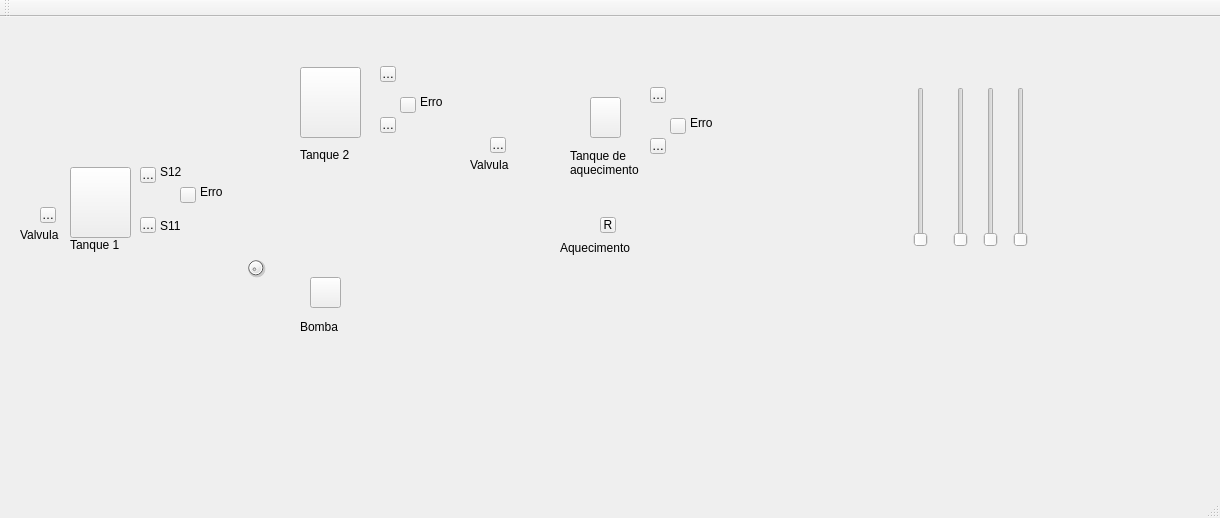
<?xml version="1.0" encoding="UTF-8"?>
<ui version="4.0">
 <class>MainWindow</class>
 <widget class="QMainWindow" name="MainWindow">
  <property name="geometry">
   <rect>
    <x>0</x>
    <y>0</y>
    <width>1220</width>
    <height>518</height>
   </rect>
  </property>
  <property name="windowTitle">
   <string>MainWindow</string>
  </property>
  <widget class="QWidget" name="centralWidget">
   <widget class="Led" name="led_v1">
    <property name="geometry">
     <rect>
      <x>40</x>
      <y>190</y>
      <width>16</width>
      <height>16</height>
     </rect>
    </property>
    <property name="text">
     <string>V1</string>
    </property>
   </widget>
   <widget class="QLabel" name="label">
    <property name="geometry">
     <rect>
      <x>20</x>
      <y>210</y>
      <width>41</width>
      <height>16</height>
     </rect>
    </property>
    <property name="text">
     <string>Valvula 1</string>
    </property>
   </widget>
   <widget class="cedaTank" name="tank_1">
    <property name="geometry">
     <rect>
      <x>70</x>
      <y>150</y>
      <width>61</width>
      <height>71</height>
     </rect>
    </property>
    <property name="text">
     <string/>
    </property>
   </widget>
   <widget class="QLabel" name="label_2">
    <property name="geometry">
     <rect>
      <x>70</x>
      <y>220</y>
      <width>61</width>
      <height>16</height>
     </rect>
    </property>
    <property name="text">
     <string>Tanque 1</string>
    </property>
   </widget>
   <widget class="Led" name="led_s12">
    <property name="geometry">
     <rect>
      <x>140</x>
      <y>150</y>
      <width>16</width>
      <height>16</height>
     </rect>
    </property>
    <property name="text">
     <string>S12</string>
    </property>
   </widget>
   <widget class="Led" name="led_s11">
    <property name="geometry">
     <rect>
      <x>140</x>
      <y>200</y>
      <width>16</width>
      <height>16</height>
     </rect>
    </property>
    <property name="text">
     <string>S11</string>
    </property>
   </widget>
   <widget class="QLabel" name="label_3">
    <property name="geometry">
     <rect>
      <x>160</x>
      <y>204</y>
      <width>35</width>
      <height>10</height>
     </rect>
    </property>
    <property name="text">
     <string>S11</string>
    </property>
   </widget>
   <widget class="QLabel" name="label_4">
    <property name="geometry">
     <rect>
      <x>160</x>
      <y>150</y>
      <width>35</width>
      <height>10</height>
     </rect>
    </property>
    <property name="text">
     <string>S12</string>
    </property>
   </widget>
   <widget class="cedaTank" name="tank_2">
    <property name="geometry">
     <rect>
      <x>300</x>
      <y>50</y>
      <width>61</width>
      <height>71</height>
     </rect>
    </property>
    <property name="text">
     <string/>
    </property>
   </widget>
   <widget class="Led" name="led_s22">
    <property name="geometry">
     <rect>
      <x>380</x>
      <y>49</y>
      <width>16</width>
      <height>16</height>
     </rect>
    </property>
    <property name="text">
     <string>S22</string>
    </property>
   </widget>
   <widget class="Led" name="led_s21">
    <property name="geometry">
     <rect>
      <x>380</x>
      <y>100</y>
      <width>16</width>
      <height>16</height>
     </rect>
    </property>
    <property name="text">
     <string>S21</string>
    </property>
   </widget>
   <widget class="QDial" name="bomba_principal">
    <property name="enabled">
     <bool>true</bool>
    </property>
    <property name="geometry">
     <rect>
      <x>240</x>
      <y>240</y>
      <width>31</width>
      <height>21</height>
     </rect>
    </property>
   </widget>
   <widget class="QLabel" name="label_5">
    <property name="geometry">
     <rect>
      <x>300</x>
      <y>130</y>
      <width>61</width>
      <height>16</height>
     </rect>
    </property>
    <property name="text">
     <string>Tanque 2</string>
    </property>
   </widget>
   <widget class="Led" name="led_s1_e">
    <property name="geometry">
     <rect>
      <x>180</x>
      <y>170</y>
      <width>16</width>
      <height>16</height>
     </rect>
    </property>
    <property name="text">
     <string/>
    </property>
   </widget>
   <widget class="QLabel" name="label_8">
    <property name="geometry">
     <rect>
      <x>200</x>
      <y>170</y>
      <width>35</width>
      <height>10</height>
     </rect>
    </property>
    <property name="text">
     <string>Erro</string>
    </property>
   </widget>
   <widget class="Led" name="led_s2_e">
    <property name="geometry">
     <rect>
      <x>400</x>
      <y>80</y>
      <width>16</width>
      <height>16</height>
     </rect>
    </property>
    <property name="text">
     <string/>
    </property>
   </widget>
   <widget class="QLabel" name="label_10">
    <property name="geometry">
     <rect>
      <x>420</x>
      <y>80</y>
      <width>35</width>
      <height>10</height>
     </rect>
    </property>
    <property name="text">
     <string>Erro</string>
    </property>
   </widget>
   <widget class="QLabel" name="label_7">
    <property name="geometry">
     <rect>
      <x>300</x>
      <y>300</y>
      <width>41</width>
      <height>20</height>
     </rect>
    </property>
    <property name="text">
     <string>Bomba</string>
    </property>
   </widget>
   <widget class="Led" name="led_bomba">
    <property name="geometry">
     <rect>
      <x>310</x>
      <y>260</y>
      <width>31</width>
      <height>31</height>
     </rect>
    </property>
    <property name="text">
     <string/>
    </property>
   </widget>
   <widget class="cedaTank" name="tank_3">
    <property name="geometry">
     <rect>
      <x>590</x>
      <y>80</y>
      <width>31</width>
      <height>41</height>
     </rect>
    </property>
    <property name="text">
     <string/>
    </property>
   </widget>
   <widget class="QLabel" name="label_6">
    <property name="geometry">
     <rect>
      <x>570</x>
      <y>130</y>
      <width>81</width>
      <height>31</height>
     </rect>
    </property>
    <property name="text">
     <string>Tanque de aquecimento</string>
    </property>
    <property name="scaledContents">
     <bool>false</bool>
    </property>
    <property name="wordWrap">
     <bool>true</bool>
    </property>
   </widget>
   <widget class="QLabel" name="label_9">
    <property name="geometry">
     <rect>
      <x>470</x>
      <y>140</y>
      <width>41</width>
      <height>16</height>
     </rect>
    </property>
    <property name="text">
     <string>Valvula 1</string>
    </property>
   </widget>
   <widget class="Led" name="led_v2">
    <property name="geometry">
     <rect>
      <x>490</x>
      <y>120</y>
      <width>16</width>
      <height>16</height>
     </rect>
    </property>
    <property name="text">
     <string>V2</string>
    </property>
   </widget>
   <widget class="Led" name="led_s3_e">
    <property name="geometry">
     <rect>
      <x>670</x>
      <y>101</y>
      <width>16</width>
      <height>16</height>
     </rect>
    </property>
    <property name="text">
     <string/>
    </property>
   </widget>
   <widget class="Led" name="led_s31">
    <property name="geometry">
     <rect>
      <x>650</x>
      <y>121</y>
      <width>16</width>
      <height>16</height>
     </rect>
    </property>
    <property name="text">
     <string>s31</string>
    </property>
   </widget>
   <widget class="QLabel" name="label_11">
    <property name="geometry">
     <rect>
      <x>690</x>
      <y>101</y>
      <width>35</width>
      <height>10</height>
     </rect>
    </property>
    <property name="text">
     <string>Erro</string>
    </property>
   </widget>
   <widget class="Led" name="led_s32">
    <property name="geometry">
     <rect>
      <x>650</x>
      <y>70</y>
      <width>16</width>
      <height>16</height>
     </rect>
    </property>
    <property name="text">
     <string>S32</string>
    </property>
   </widget>
   <widget class="Led" name="led_r">
    <property name="geometry">
     <rect>
      <x>600</x>
      <y>200</y>
      <width>16</width>
      <height>16</height>
     </rect>
    </property>
    <property name="text">
     <string>R</string>
    </property>
   </widget>
   <widget class="QLabel" name="label_12">
    <property name="geometry">
     <rect>
      <x>560</x>
      <y>220</y>
      <width>91</width>
      <height>21</height>
     </rect>
    </property>
    <property name="text">
     <string>Aquecimento</string>
    </property>
   </widget>
   <widget class="ThermoMeter" name="term" native="true">
    <property name="geometry">
     <rect>
      <x>720</x>
      <y>40</y>
      <width>161</width>
      <height>381</height>
     </rect>
    </property>
    <property name="font">
     <font>
      <pointsize>6</pointsize>
     </font>
    </property>
   </widget>
   <widget class="QSlider" name="t1">
    <property name="geometry">
     <rect>
      <x>910</x>
      <y>70</y>
      <width>22</width>
      <height>160</height>
     </rect>
    </property>
    <property name="orientation">
     <enum>Qt::Vertical</enum>
    </property>
   </widget>
   <widget class="QSlider" name="t2">
    <property name="geometry">
     <rect>
      <x>950</x>
      <y>70</y>
      <width>22</width>
      <height>160</height>
     </rect>
    </property>
    <property name="orientation">
     <enum>Qt::Vertical</enum>
    </property>
   </widget>
   <widget class="QSlider" name="t3">
    <property name="geometry">
     <rect>
      <x>980</x>
      <y>70</y>
      <width>22</width>
      <height>160</height>
     </rect>
    </property>
    <property name="orientation">
     <enum>Qt::Vertical</enum>
    </property>
   </widget>
   <widget class="QSlider" name="t4">
    <property name="geometry">
     <rect>
      <x>1010</x>
      <y>70</y>
      <width>22</width>
      <height>160</height>
     </rect>
    </property>
    <property name="orientation">
     <enum>Qt::Vertical</enum>
    </property>
   </widget>
  </widget>
  <widget class="QMenuBar" name="menuBar">
   <property name="geometry">
    <rect>
     <x>0</x>
     <y>0</y>
     <width>1220</width>
     <height>21</height>
    </rect>
   </property>
  </widget>
  <widget class="QToolBar" name="mainToolBar">
   <attribute name="toolBarArea">
    <enum>TopToolBarArea</enum>
   </attribute>
   <attribute name="toolBarBreak">
    <bool>false</bool>
   </attribute>
  </widget>
  <widget class="QStatusBar" name="statusBar"/>
 </widget>
 <layoutdefault spacing="6" margin="11"/>
 <customwidgets>
  <customwidget>
   <class>Led</class>
   <extends>QToolButton</extends>
   <header>led.h</header>
  </customwidget>
  <customwidget>
   <class>cedaTank</class>
   <extends>QToolButton</extends>
   <header>cedatank.h</header>
  </customwidget>
  <customwidget>
   <class>ThermoMeter</class>
   <extends>QWidget</extends>
   <header>thermometer.h</header>
   <container>1</container>
  </customwidget>
 </customwidgets>
 <resources/>
 <connections/>
</ui>
